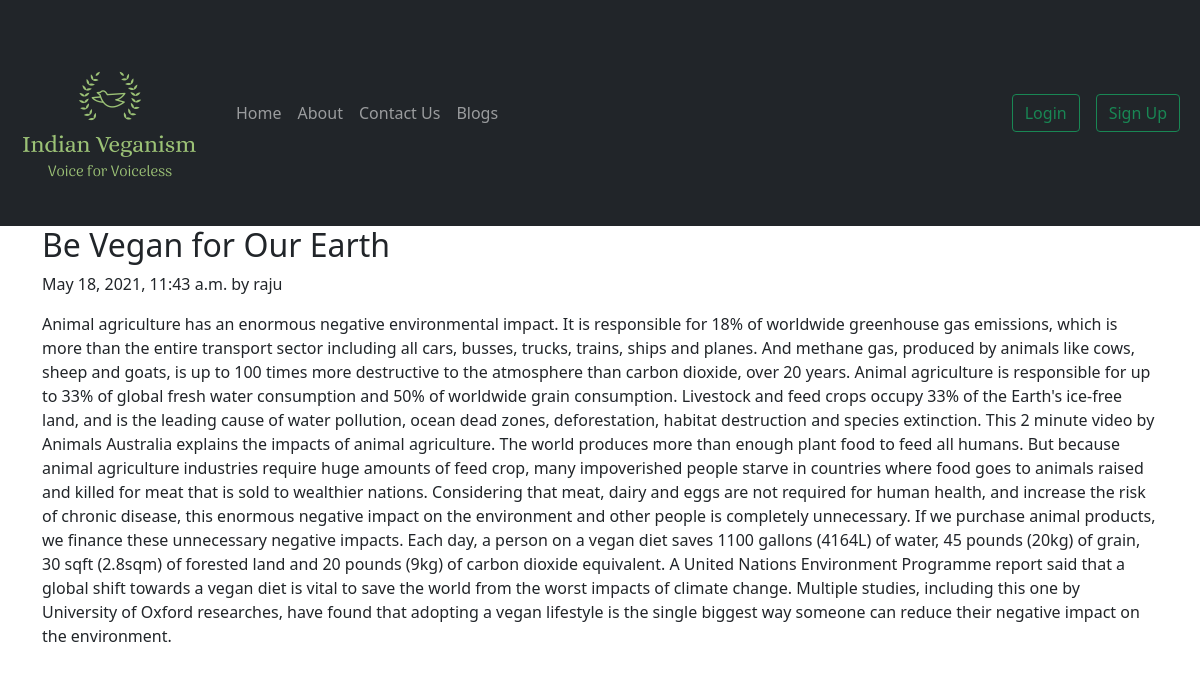
/blog/Be-Vegan-for-Our-Earth, run on the app's committed database.
### blog/models.py (models this page shows, shortened)
class Post(models.Model):
    sno= models.AutoField(primary_key=True)
    title= models.CharField(max_length=200)
    author= models.CharField(max_length=50)
    slug= models.CharField(max_length=150)
    timeStamp= models.DateTimeField(blank=True)
    content= models.TextField()
    image=models.ImageField(upload_to='pics')

### blog/views.py (the view)
# urls.py: path('<str:slug>', views.blogpost, name='blogpost'),
def blogpost(request, slug):
    post=Post.objects.filter(slug=slug).first()
    context={"post": post}
    return render(request, 'blog/blogpost.html', context)

### templates/blog/blogpost.html (shortened to what this page needs)
{% extends 'base.html' %}
{% block body %}
<div class="container">
<div class="blog-post">
<h2 class="blog-post-title">{{post.title}}</h2>
<p class="blog-post-meta">{{post.timeStamp}} by {{post.author}}</p>
<p>{{post.content}}</p>
</div>
</div>
{% endblock body %}

### data on the page
Post: title "Be Vegan for Our Earth", timeStamp "May 18, 2021, 11:43 a.m.", author "raju", content "Animal agriculture has an enormous negative environmental impact. It is responsible for 18% of worldwide greenhouse gas emissions, which is more than the entire transport sector including all cars, busses, trucks, trains, ships and planes. And methane gas, produced by animals like cows, sheep and goats, is up to 100 times more destructive to the atmosphere than carbon dioxide, over 20 years. Animal agriculture is responsible for up to 33% of global fresh water consumption and 50% of worldwide grain consumption. Livestock and feed crops occupy 33% of the Earth's ice-free land, and is the leading cause of water pollution, ocean dead zones, deforestation, habitat destruction and species…"
